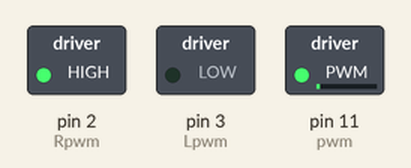
The sketch below on a simulated Arduino Uno, built with avr-gcc and run on an emulated ATmega328P. On the bench: switched loads named in the sketch (green lamp = pin HIGH).

Above: at 0.05 s.
At 2.55 s:
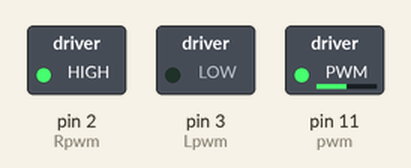
At 5.1 s:
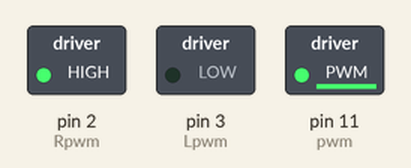
At 10.2 s:
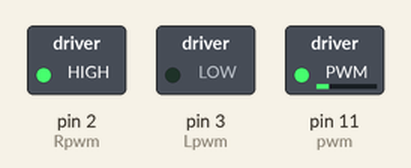
Timing chart, 0 to 12.9 s (numbered marks = the images above):
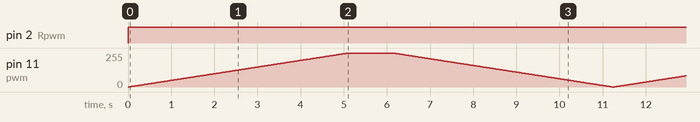

Measured:
- by itself, pin 2 (Rpwm): LOW → HIGH at 0.00 s

The sketch:

skyward_dimmer_lampu_motorDriverBTS.ino
```cpp
#define pwm 11
#define Rpwm 2
#define Lpwm 3

void setup() {
  // put your setup code here, to run once:
  // pinMode(pwm, OUTPUT);
  pinMode(Rpwm, OUTPUT);
  pinMode(Lpwm, OUTPUT);
}

void loop() {
  // put your main code here, to run repeatedly:
  digitalWrite(Rpwm, HIGH);
  digitalWrite(Lpwm, LOW);

  for(int i = 0 ; i <= 255 ; i++){
    analogWrite(pwm, i);
    delay(20);
  }

  delay(1000);

  for(int i = 255 ; i >= 0 ; i--){
    analogWrite(pwm, i);
    delay(20);
  }

}
```
